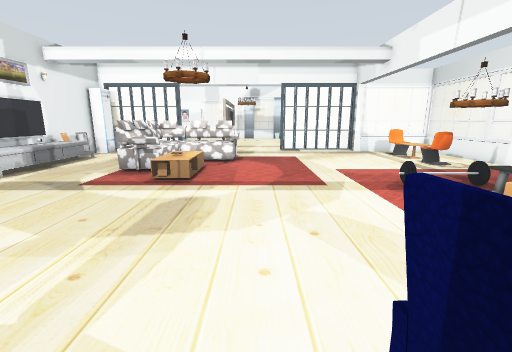
[1] (above)

18 first-person views from a walk through a world built for the Gazebo simulator. The camera is 1 m above the floor, tilts 12° down and sees 90° across. The floor is counted in squares, 0.5 m on a side. Each view is taken from the middle of a square. On the plan, view 1 faces up. The plan holds only what a view shows up to about 16 squares ahead; the rest is blank. Some surface patterns are stand-ins.

[2]
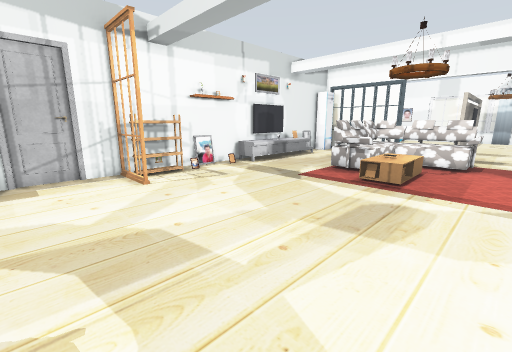

[3]
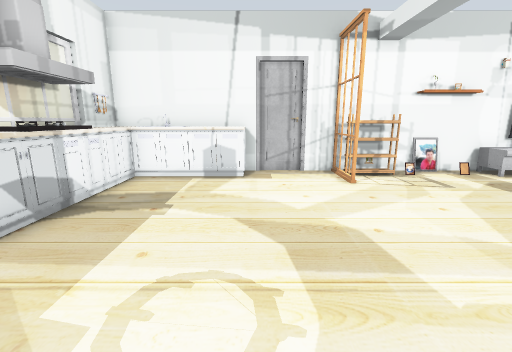

[4]
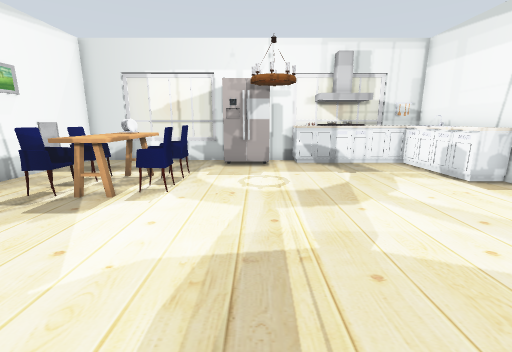

[5]
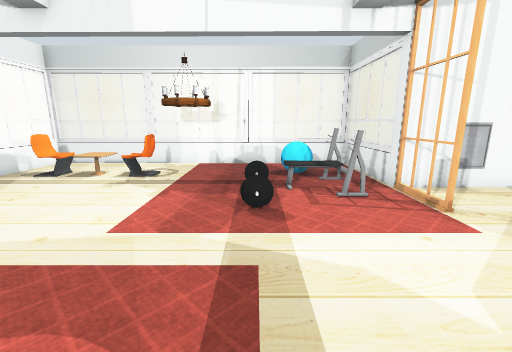

[6]
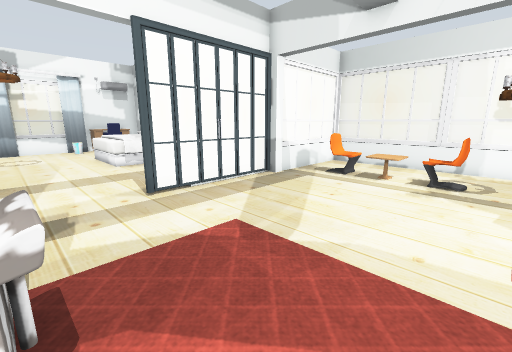

[7]
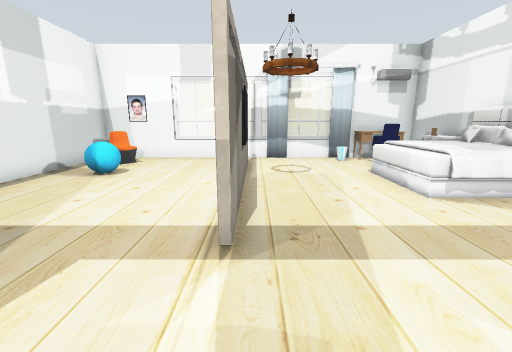

[8]
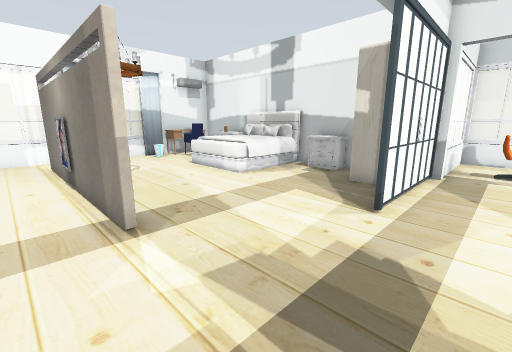

[9]
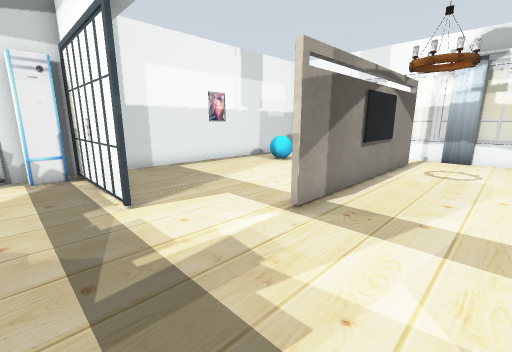

[10]
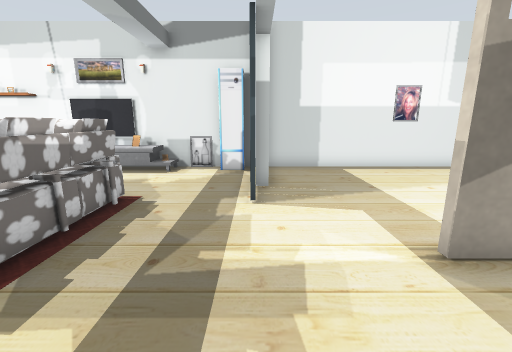

[11]
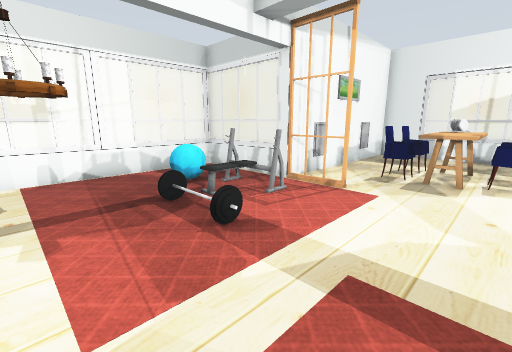

[12]
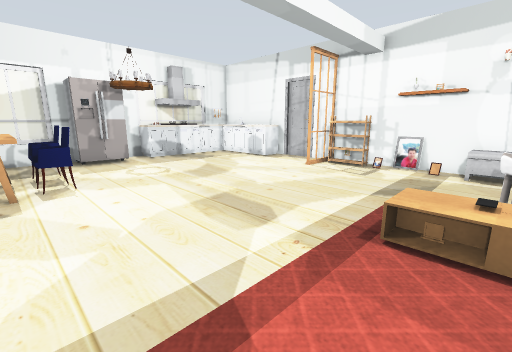

[13]
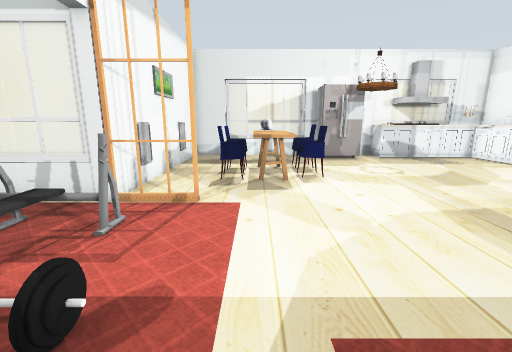

[14]
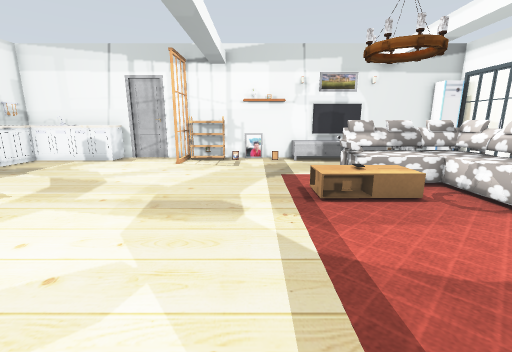

[15]
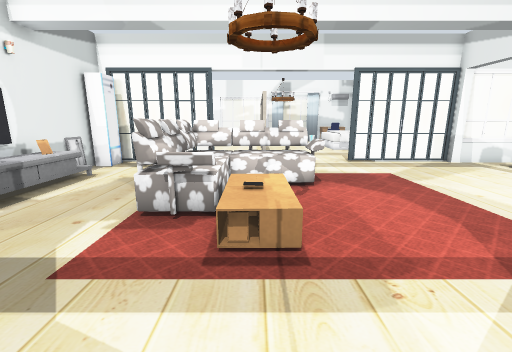

[16]
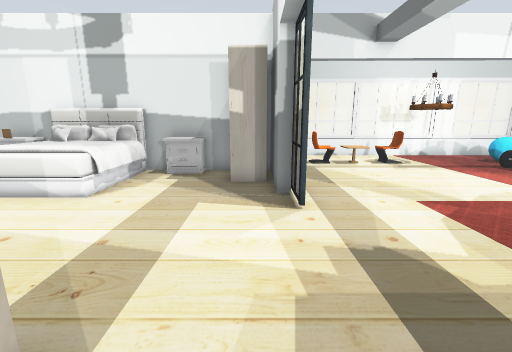

[17]
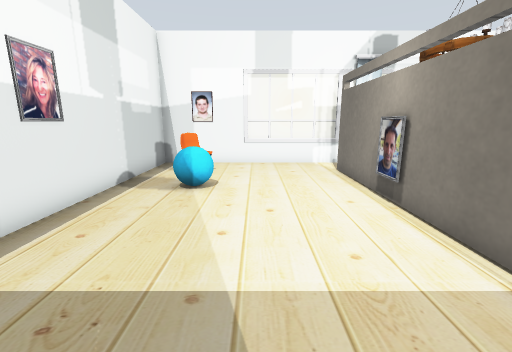

[18]
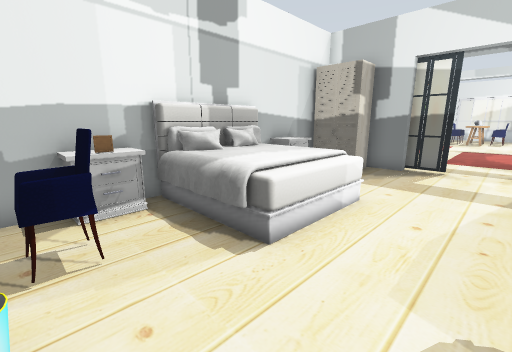

### Floor plan
Points are (right, up) in squares from view 1. A wall is a line through its corners. A room is listed if a view was taken in it or the views show most of it. See-through windows are left out.
Room 1 (views 1, 2, 3, 4, 5, 6, 7, 8, 9, 10, 11, 12, 13, 14, 15, 16, 17, 18)
walls: (3.1, 17.9) (3.1, 18.4) (6.7, 18.4) (6.7, 31.6) (3.3, 31.6); (-2.6, 20.8) (-2.6, 24.5); (-6.9, 18.5) (-6.9, 18); (7.5, 17.6) (6.7, 17.6); (-10.5, 18) (-10.5, 2.4); (-2.4, 24.5) (-2.4, 20.8); (-2.6, 26.4) (-2.6, 29.6); (-10.5, 0) (-10.5, -5.6) (-9.4, -5.6); (-2.4, 29.6) (-2.4, 26.4); (-0.8, -5.6) (6.7, -5.6) (6.7, 3.7) (9.9, 3.7); (-4, -5.6) (-2.6, -5.6); (-6.4, 31.6) (-10.5, 31.6) (-10.5, 18.5)
low walls: (11.5, 12.4) (11.5, 17.7); (10, 3.7) (11.5, 3.7) (11.5, 8.6); (-1.4, 31.6) (-2.6, 31.6)
objects: door leaf (-11, 1); other object (-11, 2); kitchen cabinet (-10, -5) to (-8, -1); door leaf (-10, 3) to (-8, 3); other object (-10, 4) to (-10, 5); other object (-10, 6); other object (-10, 7); other object (-10, 8); other object (-10, 9) to (-9, 14); TV (-10, 10); picture (-10, 11) to (-10, 12); other object (-10, 13); picture (-10, 15); other object (-10, 17); picture (-10, 25); other object (-9, -6); chair (-9, 29) to (-8, 30); window (-8, -6) to (-7, -6); door leaf (-8, 18); other object (-8, 27); other object (-7, -5) to (-6, -5); other object (-6, -6); door leaf (-6, 18) to (-5, 18); window (-6, 32) to (-3, 32); kitchen cabinet (-5, -5) to (-4, -5); sofa (-5, 10) to (-1, 15); other object (-4, 9) to (-3, 11); lamp (-3, -3) to (-2, -2); other object (-3, 10); lamp (-3, 10) to (-2, 11); picture (-3, 25); fridge (-2, -5) to (-1, -4); TV (-2, 25); lamp (-2, 25) to (0, 27); window (-1, 32) to (2, 32); window (1, -6); chair (1, -1); chair (1, 0) to (1, 1); other object (2, -2) to (3, -2); other object (2, -1) to (3, -1); other object (2, 0) to (3, 1); door leaf (2, 18); other object (2, 30) to (3, 31); chair (3, 1) to (4, 1); bed (3, 24) to (6, 27); curtain (3, 31); chair (4, -1); door leaf (4, 18); chair (4, 29) to (5, 30); other object (4, 30) to (6, 31); door leaf (5, 4) to (6, 4); other object (5, 8) to (7, 8); wardrobe (5, 19) to (6, 20); other object (6, 5) to (8, 7); other object (6, 21) to (6, 22); other object (6, 28); other object (6, 29); picture (7, -3); picture (7, 2); lamp (8, 10) to (9, 11); other object (8, 14) to (9, 14); window (8, 18) to (11, 18); window (9, 4) to (11, 4); other object (9, 6) to (9, 7); chair (9, 12) to (9, 13); chair (9, 15) to (9, 16); window (12, 6); window (12, 9) to (12, 12); window (12, 16)

Positions as (right, up) in squares from view 1, and headings:
1: (0, 0), facing up
2: (0, 0), facing up-left
3: (0, 0), facing left
4: (-2, 8), facing down
5: (-1, 8), facing right
6: (-1, 11), facing up-right
7: (-2, 17), facing up
8: (-4, 16), facing up-right
9: (1, 16), facing up-left
10: (1, 18), facing left
11: (1, 11), facing down-right
12: (2, 10), facing down-left
13: (3, 10), facing down
14: (4, 7), facing left
15: (-3, 5), facing up
16: (-4, 19), facing right
17: (-6, 19), facing up
18: (0, 30), facing down-right
